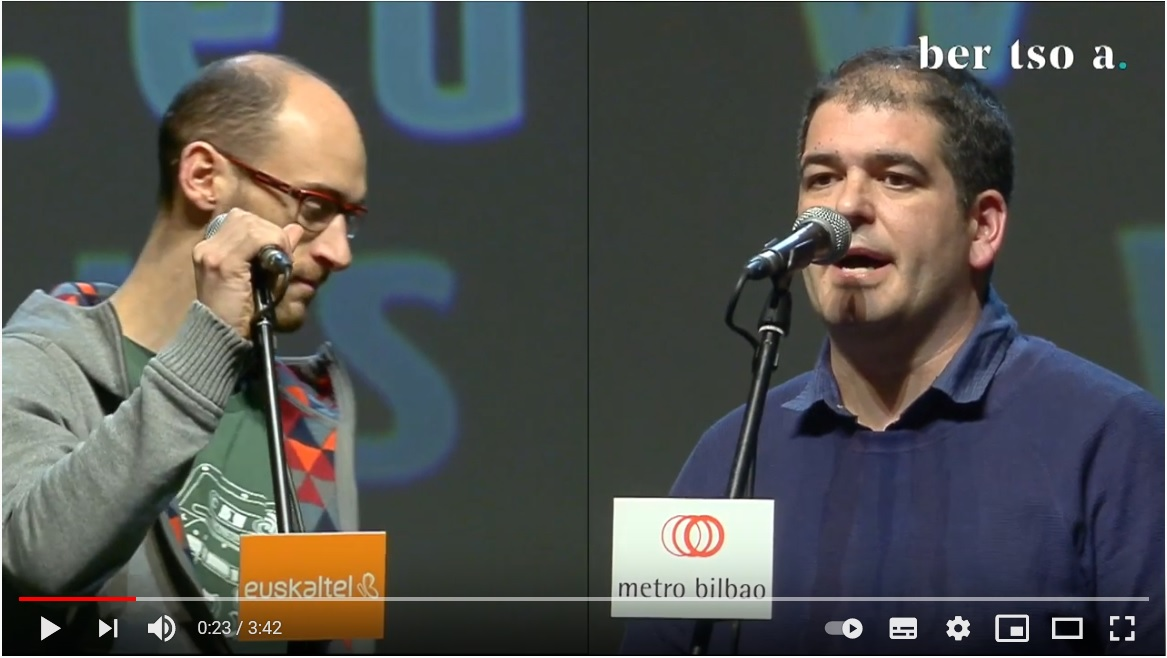
#> input picture ARTICLE/bertsolariak_.jpg, 1167 x 658 px
$ python image2midi.py ../ARTICLE/bertsolariak_.jpg
#> lines starting #> are read from the running program, lines starting #| are printed output that depends on the picture
from PIL import Image
import numpy as np
from music21 import instrument, note, chord, stream

lowerBoundNote = 32


def column2notes(column):
    notes = []
    for i in range(len(column)):
        if column[i] > 255 / 2:
            notes.append(i + lowerBoundNote)
    return notes


resolution = 0.125


def updateNotes(newNotes, prevNotes):
    res = {}
    for note in newNotes:
        if note in prevNotes:
            res[note] = prevNotes[note] + resolution
        else:
            res[note] = resolution
    return res


def image2midi(image_path):
#> called with image_path = '../ARTICLE/bertsolariak_.jpg'
    with Image.open(image_path) as image:
#> image is the input picture: PIL image 1167x658 RGB; mean R, G, B 82.5, 83.4, 80.9
        im_arr = np.frombuffer(image.tobytes(), dtype=np.uint8)
        try:
            im_arr = im_arr.reshape((image.size[1], image.size[0]))
        except:
            im_arr = im_arr.reshape((image.size[1], image.size[0], 3))
            im_arr = np.dot(im_arr, [0.33, 0.33, 0.33])
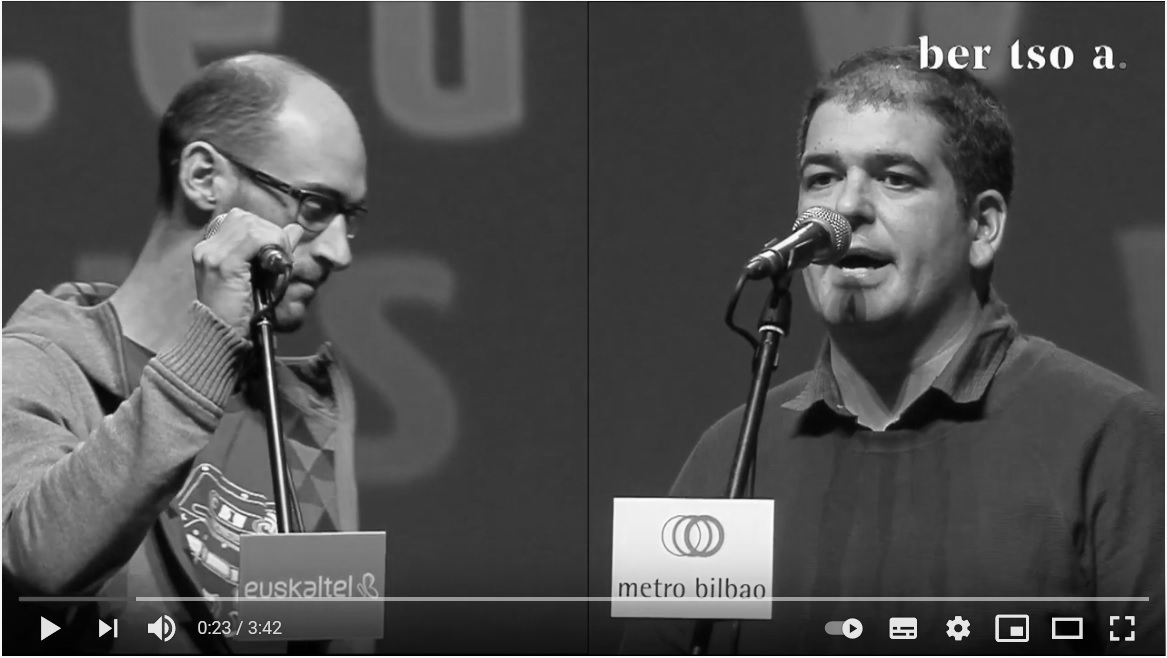
#> im_arr: shape (658, 1167) float64; min 0, max 252.5, mean 81.5

    """ convert the output from the prediction to notes and create a midi file
        from the notes """
    offset = 0
    output_notes = []

    # create note and chord objects based on the values generated by the model

    prev_notes = updateNotes(im_arr.T[0, :], {})
#> the loop in updateNotes, `for note in newNotes:` made 658 passes
#> note on passes 1 to 3: 246.5, 246.5, 245.5
#> after the loop in updateNotes, `for note in newNotes:`: res = 31 items
#> prev_notes = 31 items
    for column in im_arr.T[1:, :]:
        notes = column2notes(column)
        # pattern is a chord
        notes_in_chord = notes
        old_notes = prev_notes.keys()
        for old_note in old_notes:
            if not old_note in notes_in_chord:
                new_note = note.Note(old_note, quarterLength=prev_notes[old_note])
                new_note.storedInstrument = instrument.Piano()
                if offset - prev_notes[old_note] >= 0:
                    new_note.offset = offset - prev_notes[old_note]
                    output_notes.append(new_note)
                elif offset == 0:
                    new_note.offset = offset
                    output_notes.append(new_note)
                else:
                    print(offset, prev_notes[old_note], old_note)

        prev_notes = updateNotes(notes_in_chord, prev_notes)

        # increase offset each iteration so that notes do not stack
        offset += resolution
#> this loop made 1 pass
#> after the loop, offset = 0; output_notes = []

    for old_note in prev_notes.keys():
        new_note = note.Note(old_note, quarterLength=prev_notes[old_note])
        new_note.storedInstrument = instrument.Piano()
        new_note.offset = offset - prev_notes[old_note]

        output_notes.append(new_note)

    prev_notes = updateNotes(notes_in_chord, prev_notes)

    midi_stream = stream.Stream(output_notes)

    midi_stream.write("midi", fp=image_path.split("/")[-1].replace(".png", ".mid"))


import sys

image_path = sys.argv[1]
image2midi(image_path)
#> (the call stopped at in image2midi, `new_note = note.Note(old_note, quarterLength=prev_notes[old_note])`: music21 is not available in this run)
